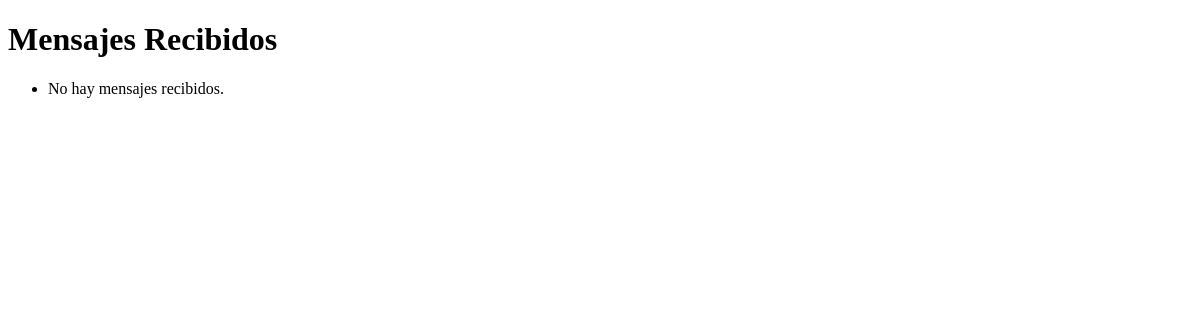
The app's page /mensajes/recibidos/, older data.
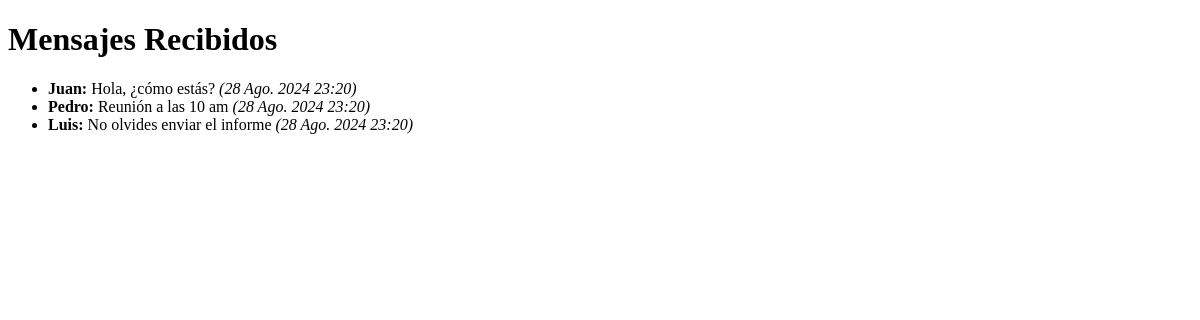
The same page, newer data.
### mensajes/models.py (models this page shows, shortened)
class Mensaje(models.Model):
    texto = models.TextField()
    remitente = models.CharField(max_length=100)
    destinatario = models.CharField(max_length=100)
    fecha_envio = models.DateTimeField(auto_now_add=True)

### mensajes/views.py (the view)
# urls.py: path('mensajes/recibidos/', views.mensajes_recibidos, name='mensajes_recibidos'),
def mensajes_recibidos(request):
    destinatario = request.GET.get('destinatario', 'María')  # Filtrar por destinatario
    mensajes = Mensaje.objects.filter(destinatario=destinatario)
    return render(request, 'mensajes/recibidos.html', {'mensajes': mensajes})

### mensajes/templates/mensajes/recibidos.html (shortened to what this page needs)
<!DOCTYPE html>
<html lang="es">
<head>
</head>
<body>
    <h1>Mensajes Recibidos</h1>
    <ul>
        {% for mensaje in mensajes %}
            <li><strong>{{ mensaje.remitente }}:</strong> {{ mensaje.texto }} <em>({{ mensaje.fecha_envio }})</em></li>
        {% empty %}
            <li>No hay mensajes recibidos.</li>
        {% endfor %}
    </ul>
</body>
</html>

Row changes from the older to the newer data that the page shows:
added Mensaje: remitente "Juan", texto "Hola, ¿cómo estás?", fecha_envio "28 Ago. 2024 23:20"
added Mensaje: remitente "Pedro", texto "Reunión a las 10 am", fecha_envio "28 Ago. 2024 23:20"
added Mensaje: remitente "Luis", texto "No olvides enviar el informe", fecha_envio "28 Ago. 2024 23:20"
Text that changed along with them:
text no longer shown: "No hay mensajes recibidos."
